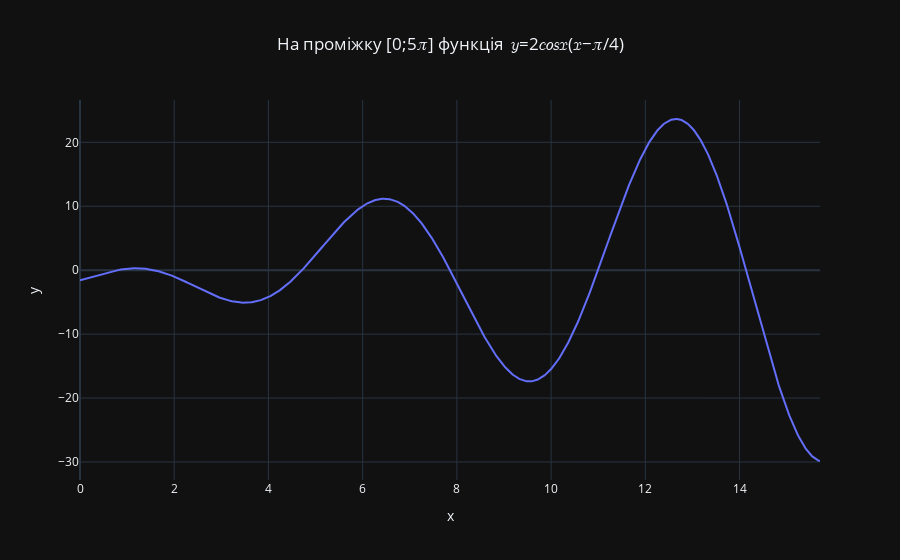

Here is the notebook cell this chart was saved with:
### Code cell
# Генерація значень x на проміжку [0, 5π]
x = np.linspace(0, 5 * np.pi, 1000)
# Обчислення значень y за заданою функцією
y = 2 * np.cos(x) * (x - (np.pi/4))

fig = px.line(x=x, y=y, title='На проміжку [0;5𝜋] функція  𝑦=2𝑐𝑜𝑠𝑥(𝑥−𝜋/4)')

# Налаштування вирівнювання назви графіку за центром
fig.update_layout(title_x=0.5)

# Показ графіку
fig.show()

### Figure 1 — Plotly figure (JSON) as saved in the notebook; plotly's stock layout.template omitted (floating-point values rounded to 4 significant figures; data arrays with more than 128 entries replaced by an {"elided": "..."} marker saying what was removed)
{"data": [{"hovertemplate": "x=%{x}<br>y=%{y}<extra></extra>", "legendgroup": "", "line": {"color": "#636efa", "dash": "solid"}, "marker": {"symbol": "circle"}, "mode": "lines", "name": "", "orientation": "v", "showlegend": false, "x": {"elided": "1000 float values"}, "xaxis": "x", "y": {"elided": "1000 float values"}, "yaxis": "y", "type": "scatter"}], "layout": {"xaxis": {"anchor": "y", "domain": [0.0, 1.0], "title": {"text": "x"}}, "yaxis": {"anchor": "x", "domain": [0.0, 1.0], "title": {"text": "y"}}, "legend": {"tracegroupgap": 0}, "title": {"text": "На проміжку [0;5𝜋] функція  𝑦=2𝑐𝑜𝑠𝑥(𝑥−𝜋/4)", "x": 0.5}}}
